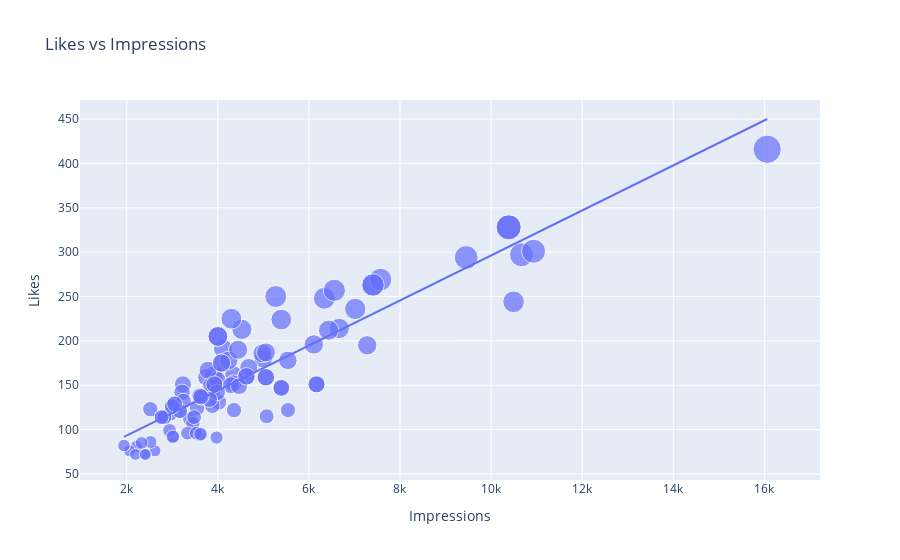

This figure's notebook cell:
### Markdown cell above
## Visualize a Linear Relationship

### Code cell
# Visualize a linear relationship
# !pip install plotly-express
# !pip install seaborn
import pandas as pd
import numpy as np
import plotly.express as px
import matplotlib.pyplot as plt 
import seaborn as sns

df = pd.read_csv("https://raw.githubusercontent.com/ravibilla/datasets/main/instagram.csv", encoding = 'latin1')
df = data.dropna()
print(data.head())

# Visualize in plotly
figure = px.scatter(data_frame=df, 
                    x = "Impressions", 
                    y = "Likes", 
                    size = "Likes", 
                    trendline = "ols", # ols = ordinary least squares
                    title = "Likes vs Impressions")
figure.show()

# Visualize in matplotlib with seaborn
plt.figure(figsize=(10, 8))
plt.style.use('fivethirtyeight')
plt.title("Likes vs Impressions")
sns.regplot(x = "Impressions", y = "Likes", data = df)
plt.show()

### Figure 1 — Plotly figure (JSON) as saved in the notebook; plotly's stock layout.template omitted (floating-point values rounded to 4 significant figures)
{"data": [{"hovertemplate": "Impressions=%{x}<br>Likes=%{marker.size}<extra></extra>", "legendgroup": "", "marker": {"color": "#636efa", "size": [162, 224, 131, 213, 123, 144, 76, 124, 159, 191, 81, 151, 162, 142, 294, 159, 205, 121, 151, 72, 76, 91, 195, 129, 160, 175, 147, 114, 151, 92, 214, 150, 122, 152, 196, 86, 85, 156, 72, 82, 416, 180, 150, 127, 167, 225, 137, 114, 263, 328, 126, 236, 99, 212, 297, 142, 186, 112, 149, 132, 115, 248, 178, 107, 269, 96, 134, 301, 187, 94, 114, 96, 138, 122, 257, 95, 244, 190, 118, 178, 170, 250, 159, 205, 121, 151, 72, 137, 114, 263, 328, 126, 129, 160, 175, 147, 114, 151, 92], "sizemode": "area", "sizeref": 1.04, "symbol": "circle"}, "mode": "markers", "name": "", "orientation": "v", "showlegend": false, "type": "scatter", "x": [3920, 5394, 4021, 4528, 2518, 3884, 2621, 3541, 3749, 4115, 2218, 3234, 4344, 3216, 9453, 5055, 4002, 3169, 6168, 2407, 2064, 3973, 7281, 3052, 4628, 4082, 5394, 2766, 3924, 3015, 6666, 3854, 4355, 4343, 6108, 2523, 2327, 3990, 2191, 1941, 16062, 4998, 4289, 3880, 3786, 4298, 3630, 2826, 7407, 10386, 2998, 7018, 2941, 6432, 10667, 3988, 4978, 3388, 4467, 3246, 5072, 6339, 4239, 3454, 7571, 3333, 3818, 10933, 5058, 3601, 3480, 3525, 3606, 5542, 6559, 3623, 10493, 4446, 2957, 5538, 4681, 5273, 5055, 4002, 3169, 6168, 2407, 3630, 2826, 7407, 10386, 2998, 3052, 4628, 4082, 5394, 2766, 3924, 3015], "xaxis": "x", "y": [162, 224, 131, 213, 123, 144, 76, 124, 159, 191, 81, 151, 162, 142, 294, 159, 205, 121, 151, 72, 76, 91, 195, 129, 160, 175, 147, 114, 151, 92, 214, 150, 122, 152, 196, 86, 85, 156, 72, 82, 416, 180, 150, 127, 167, 225, 137, 114, 263, 328, 126, 236, 99, 212, 297, 142, 186, 112, 149, 132, 115, 248, 178, 107, 269, 96, 134, 301, 187, 94, 114, 96, 138, 122, 257, 95, 244, 190, 118, 178, 170, 250, 159, 205, 121, 151, 72, 137, 114, 263, 328, 126, 129, 160, 175, 147, 114, 151, 92], "yaxis": "y"}, {"hovertemplate": "<b>OLS trendline</b><br>Likes = 0.0253784 * Impressions + 42.4728<br>R<sup>2</sup>=0.803312<br><br>Impressions=%{x}<br>Likes=%{y} <b>(trend)</b><extra></extra>", "legendgroup": "", "marker": {"color": "#636efa", "symbol": "circle"}, "mode": "lines", "name": "", "showlegend": false, "type": "scatter", "x": [1941, 2064, 2191, 2218, 2327, 2407, 2407, 2518, 2523, 2621, 2766, 2766, 2826, 2826, 2941, 2957, 2998, 2998, 3015, 3015, 3052, 3052, 3169, 3169, 3216, 3234, 3246, 3333, 3388, 3454, 3480, 3525, 3541, 3601, 3606, 3623, 3630, 3630, 3749, 3786, 3818, 3854, 3880, 3884, 3920, 3924, 3924, 3973, 3988, 3990, 4002, 4002, 4021, 4082, 4082, 4115, 4239, 4289, 4298, 4343, 4344, 4355, 4446, 4467, 4528, 4628, 4628, 4681, 4978, 4998, 5055, 5055, 5058, 5072, 5273, 5394, 5394, 5394, 5538, 5542, 6108, 6168, 6168, 6339, 6432, 6559, 6666, 7018, 7281, 7407, 7407, 7571, 9453, 10386, 10386, 10493, 10667, 10933, 16062], "xaxis": "x", "y": [91.73, 94.85, 98.08, 98.76, 101.5, 103.6, 103.6, 106.4, 106.5, 109.0, 112.7, 112.7, 114.2, 114.2, 117.1, 117.5, 118.6, 118.6, 119.0, 119.0, 119.9, 119.9, 122.9, 122.9, 124.1, 124.5, 124.9, 127.1, 128.5, 130.1, 130.8, 131.9, 132.3, 133.9, 134.0, 134.4, 134.6, 134.6, 137.6, 138.6, 139.4, 140.3, 140.9, 141.0, 142.0, 142.1, 142.1, 143.3, 143.7, 143.7, 144.0, 144.0, 144.5, 146.1, 146.1, 146.9, 150.1, 151.3, 151.5, 152.7, 152.7, 153.0, 155.3, 155.8, 157.4, 159.9, 159.9, 161.3, 168.8, 169.3, 170.8, 170.8, 170.8, 171.2, 176.3, 179.4, 179.4, 179.4, 183.0, 183.1, 197.5, 199.0, 199.0, 203.3, 205.7, 208.9, 211.6, 220.6, 227.3, 230.5, 230.5, 234.6, 282.4, 306.1, 306.1, 308.8, 313.2, 319.9, 450.1], "yaxis": "y"}], "layout": {"legend": {"itemsizing": "constant", "tracegroupgap": 0}, "title": {"text": "Likes vs Impressions"}, "xaxis": {"anchor": "y", "domain": [0, 1], "title": {"text": "Impressions"}}, "yaxis": {"anchor": "x", "domain": [0, 1], "title": {"text": "Likes"}}}}
